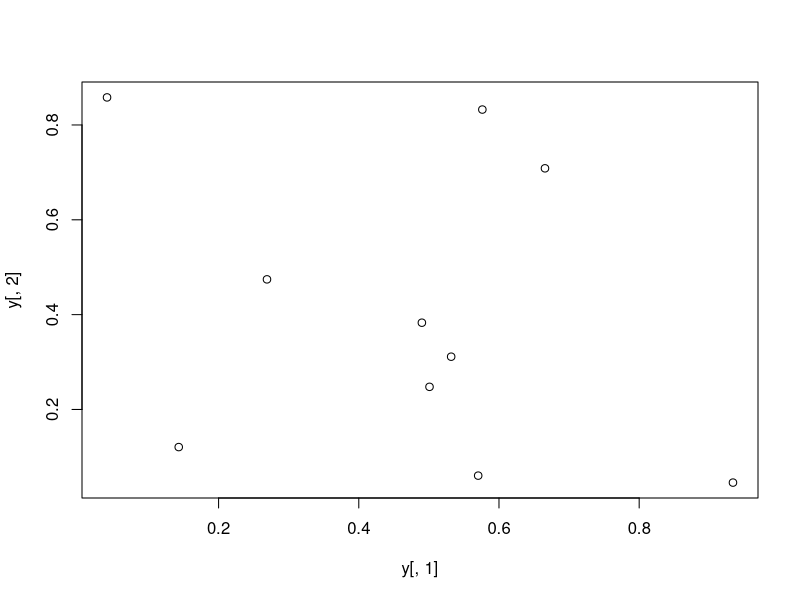
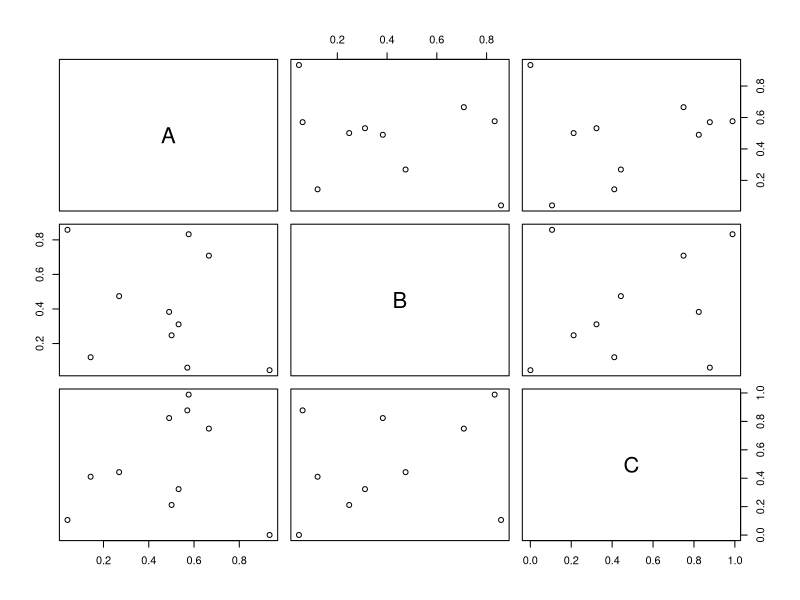
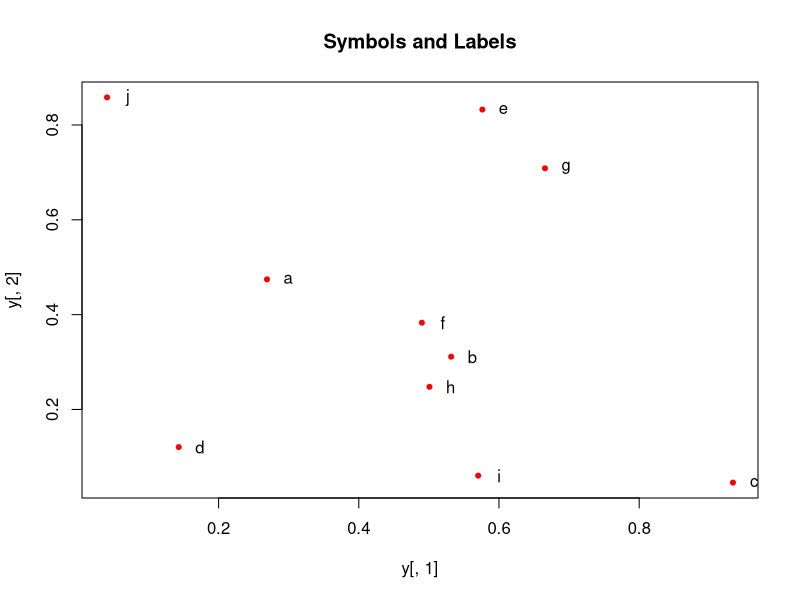
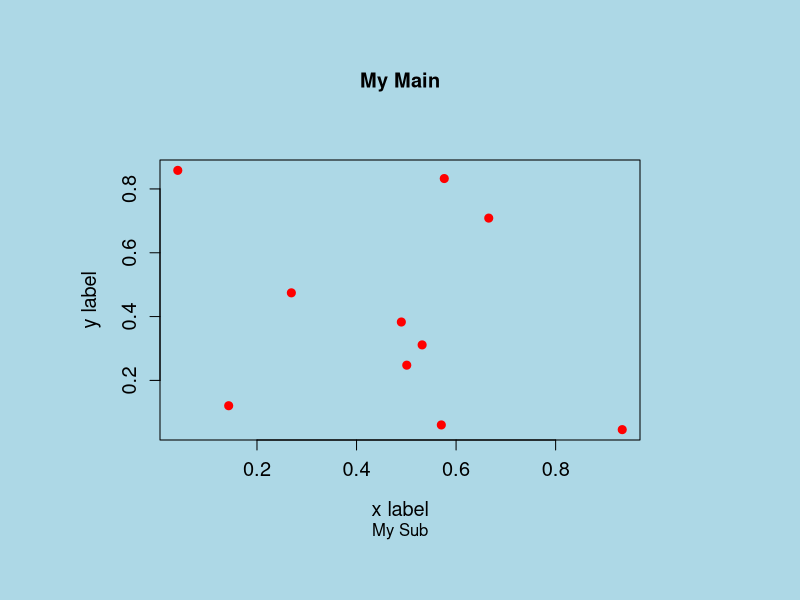
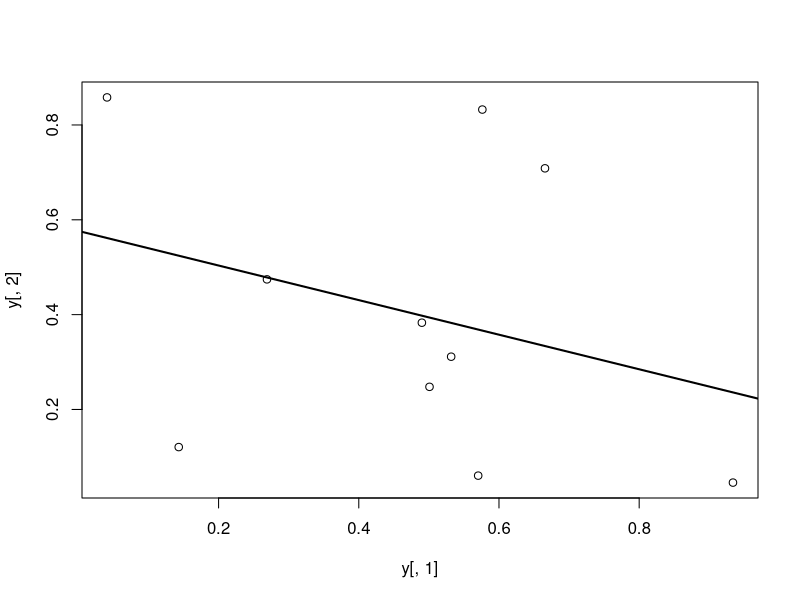
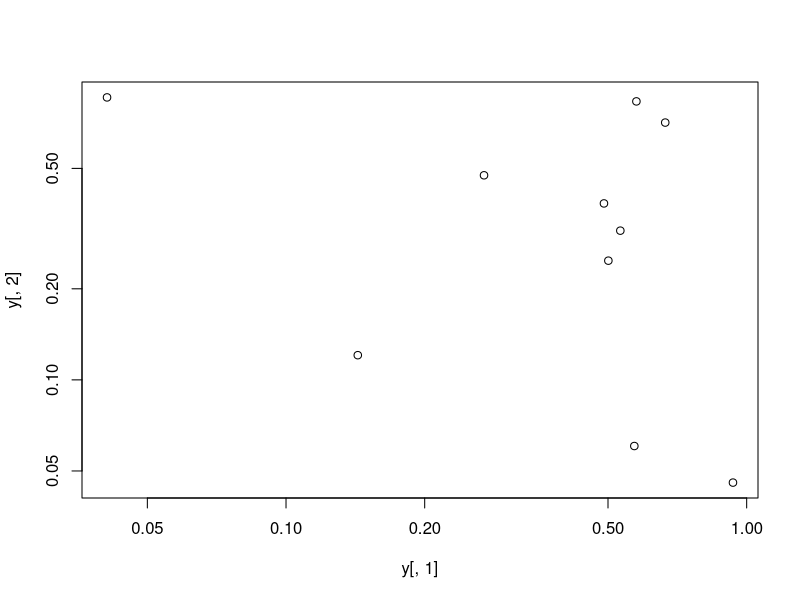
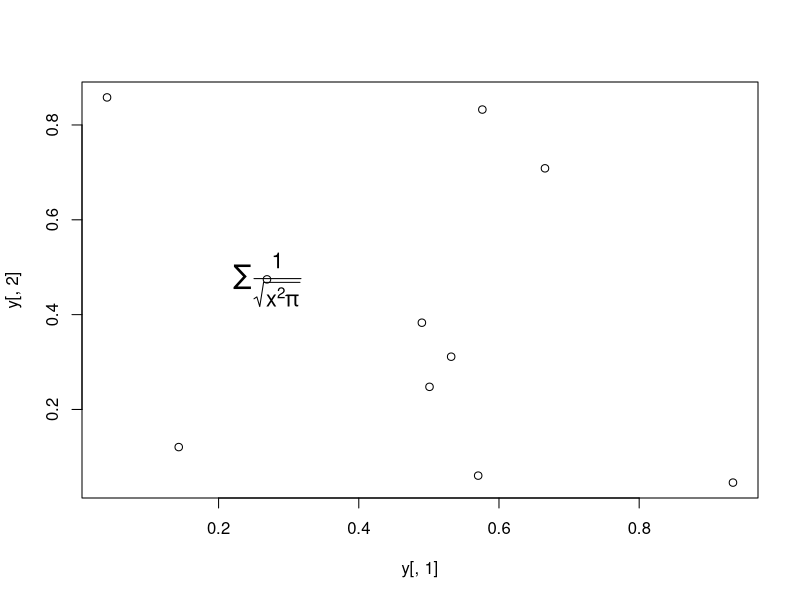
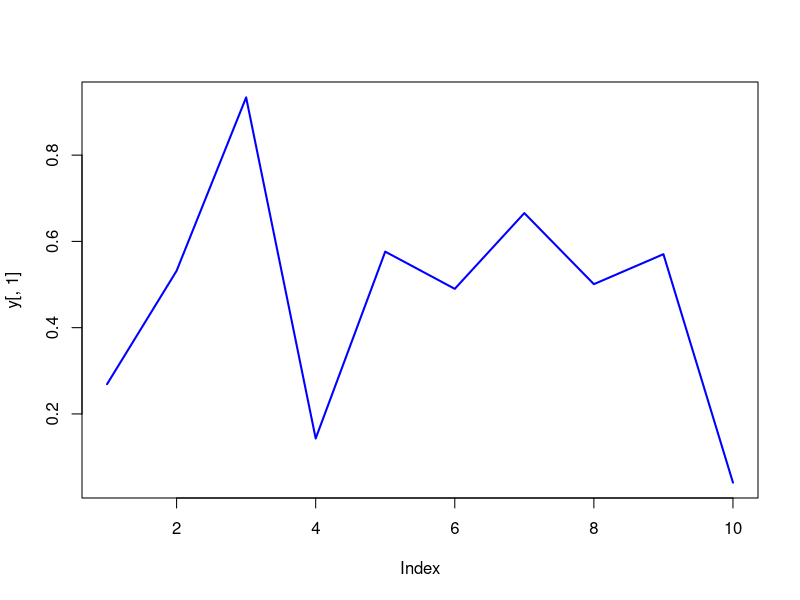

Generate these figures, in order, with R:
"
runif -> random uniform numbers
dimname -> Gives A,B,C names to Var1 Var2 ..
"
set.seed(1410)
y <- matrix(runif(30),ncol=3,dimnames=list(letters[1:10],LETTERS[1:3]))
plot(y[,1],y[,2])

"Scatter plot -> pairs"
pairs(y)
"Scatter plot -> with labels
pch -> Point Symbols
"
plot(y[,1], y[,2], pch=20, col="red", main="Symbols and Labels")
text(y[,1]+0.03, y[,2], rownames(y))

"
Scatter plot -> just more settings

mar -> specifies the margin sizes around the plotting area in
order -> c(bottom,left, top, right)
col -> color of symbols
pch -> type of symbols, samples: example(points)
lwd -> size of symbols
cex.* -> control font sizes
"
op <- par(mar=c(8,8,8,8), bg="lightblue")
plot(y[,1], y[,2], type="p", col="red", cex.lab=1.2, cex.axis=1.2,
cex.main=1.2,cex.sub=1, lwd=4, pch=20, xlab="x label",
ylab="y label", main="My Main", sub="My Sub")
par(op)

"
Regression line on a Plot

lm -> creates regression line
abline -> adds one or more straight lines to plot
"
plot(y[,1], y[,2])
myline <- lm(y[,2]~y[,1])
abline(myline, lwd=2)
summary(myline)


"Log scale"
plot(y[,1], y[,2], log="xy")

"Add math equation on plot"
plot(y[,1], y[,2])
text(y[1,1], y[1,2],expression(sum(frac(1,sqrt(x^2*pi)))), cex=1.3)

"Single data set"
plot(y[,1], type="l", lwd=2, col="blue")

"Bar plot"

barplot(y[1:4,], ylim=c(0, max(y[1:4,])+0.3),beside=TRUE,legend=letters[1:4])
text(labels=round(as.vector(y[1:4,]),2), 
x=seq(1.5, 13, by=1) + sort(rep(c(0,1,2), 4)), y=as.vector(y[1:4,])+0.04)

"Bar plot with Error bars"
bar <- barplot(m <- rowMeans(y), ylim=c(0, 1.1))
stdev <- apply(y,1,sd)
arrows(bar, m, bar, m + stdev, length=0.15, angle = 90)


"Boxplot"
boxplot(y)

"Histogram"
hist(y, freq=TRUE, breaks=10)

"Density Plot"
plot(density(y), col="red")

"QQ plots for normal distribution"
qqnorm(as.vector(y))
qqline(as.vector(y))

"Pie Chart"
pie(y[,1], col=rainbow(length(y[,1]), start=0.1, end=0.8), clockwise=TRUE)
legend("topright", legend=row.names(y), cex=1.3, bty="n", pch=15, pt.cex=1.8,
col=rainbow(length(y[,1]), start=0.1, end=0.8), ncol=1)


